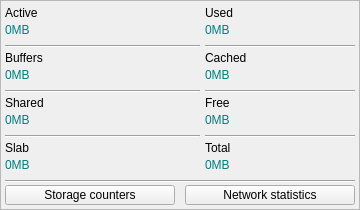
     <widget class="QFrame" name="memoexdt">
      <property name="geometry">
       <rect>
        <x>215</x>
        <y>240</y>
        <width>360</width>
        <height>210</height>
       </rect>
      </property>
      <property name="sizePolicy">
       <sizepolicy hsizetype="Fixed" vsizetype="Fixed">
        <horstretch>0</horstretch>
        <verstretch>0</verstretch>
       </sizepolicy>
      </property>
      <property name="minimumSize">
       <size>
        <width>360</width>
        <height>210</height>
       </size>
      </property>
      <property name="maximumSize">
       <size>
        <width>360</width>
        <height>210</height>
       </size>
      </property>
      <property name="frameShape">
       <enum>QFrame::StyledPanel</enum>
      </property>
      <property name="frameShadow">
       <enum>QFrame::Raised</enum>
      </property>
      <widget class="QLabel" name="memoshnm">
       <property name="geometry">
        <rect>
         <x>5</x>
         <y>110</y>
         <width>195</width>
         <height>20</height>
        </rect>
       </property>
       <property name="sizePolicy">
        <sizepolicy hsizetype="Fixed" vsizetype="Fixed">
         <horstretch>0</horstretch>
         <verstretch>0</verstretch>
        </sizepolicy>
       </property>
       <property name="minimumSize">
        <size>
         <width>195</width>
         <height>20</height>
        </size>
       </property>
       <property name="maximumSize">
        <size>
         <width>195</width>
         <height>20</height>
        </size>
       </property>
       <property name="styleSheet">
        <string notr="true">font: 15pt &quot;JetBrains Mono&quot;;
color: #008080;</string>
       </property>
       <property name="text">
        <string>0MB</string>
       </property>
      </widget>
      <widget class="QLabel" name="memobfnm">
       <property name="geometry">
        <rect>
         <x>5</x>
         <y>65</y>
         <width>195</width>
         <height>20</height>
        </rect>
       </property>
       <property name="sizePolicy">
        <sizepolicy hsizetype="Fixed" vsizetype="Fixed">
         <horstretch>0</horstretch>
         <verstretch>0</verstretch>
        </sizepolicy>
       </property>
       <property name="minimumSize">
        <size>
         <width>195</width>
         <height>20</height>
        </size>
       </property>
       <property name="maximumSize">
        <size>
         <width>195</width>
         <height>20</height>
        </size>
       </property>
       <property name="styleSheet">
        <string notr="true">font: 15pt &quot;JetBrains Mono&quot;;
color: #008080;</string>
       </property>
       <property name="text">
        <string>0MB</string>
       </property>
      </widget>
      <widget class="QLabel" name="memosblb">
       <property name="geometry">
        <rect>
         <x>5</x>
         <y>140</y>
         <width>195</width>
         <height>15</height>
        </rect>
       </property>
       <property name="sizePolicy">
        <sizepolicy hsizetype="Fixed" vsizetype="Fixed">
         <horstretch>0</horstretch>
         <verstretch>0</verstretch>
        </sizepolicy>
       </property>
       <property name="minimumSize">
        <size>
         <width>195</width>
         <height>15</height>
        </size>
       </property>
       <property name="maximumSize">
        <size>
         <width>195</width>
         <height>15</height>
        </size>
       </property>
       <property name="text">
        <string>Slab</string>
       </property>
      </widget>
      <widget class="Line" name="memoexl2">
       <property name="geometry">
        <rect>
         <x>5</x>
         <y>90</y>
         <width>195</width>
         <height>3</height>
        </rect>
       </property>
       <property name="sizePolicy">
        <sizepolicy hsizetype="Fixed" vsizetype="Fixed">
         <horstretch>0</horstretch>
         <verstretch>0</verstretch>
        </sizepolicy>
       </property>
       <property name="minimumSize">
        <size>
         <width>195</width>
         <height>3</height>
        </size>
       </property>
       <property name="maximumSize">
        <size>
         <width>195</width>
         <height>3</height>
        </size>
       </property>
       <property name="orientation">
        <enum>Qt::Horizontal</enum>
       </property>
      </widget>
      <widget class="Line" name="memoexl3">
       <property name="geometry">
        <rect>
         <x>5</x>
         <y>135</y>
         <width>195</width>
         <height>3</height>
        </rect>
       </property>
       <property name="sizePolicy">
        <sizepolicy hsizetype="Fixed" vsizetype="Fixed">
         <horstretch>0</horstretch>
         <verstretch>0</verstretch>
        </sizepolicy>
       </property>
       <property name="minimumSize">
        <size>
         <width>195</width>
         <height>3</height>
        </size>
       </property>
       <property name="maximumSize">
        <size>
         <width>195</width>
         <height>3</height>
        </size>
       </property>
       <property name="orientation">
        <enum>Qt::Horizontal</enum>
       </property>
      </widget>
      <widget class="QLabel" name="memoacnm">
       <property name="geometry">
        <rect>
         <x>5</x>
         <y>20</y>
         <width>195</width>
         <height>20</height>
        </rect>
       </property>
       <property name="sizePolicy">
        <sizepolicy hsizetype="Fixed" vsizetype="Fixed">
         <horstretch>0</horstretch>
         <verstretch>0</verstretch>
        </sizepolicy>
       </property>
       <property name="minimumSize">
        <size>
         <width>195</width>
         <height>20</height>
        </size>
       </property>
       <property name="maximumSize">
        <size>
         <width>195</width>
         <height>20</height>
        </size>
       </property>
       <property name="styleSheet">
        <string notr="true">font: 15pt &quot;JetBrains Mono&quot;;
color: #008080;</string>
       </property>
       <property name="text">
        <string>0MB</string>
       </property>
      </widget>
      <widget class="Line" name="memoexl1">
       <property name="geometry">
        <rect>
         <x>5</x>
         <y>45</y>
         <width>195</width>
         <height>3</height>
        </rect>
       </property>
       <property name="sizePolicy">
        <sizepolicy hsizetype="Fixed" vsizetype="Fixed">
         <horstretch>0</horstretch>
         <verstretch>0</verstretch>
        </sizepolicy>
       </property>
       <property name="minimumSize">
        <size>
         <width>195</width>
         <height>3</height>
        </size>
       </property>
       <property name="maximumSize">
        <size>
         <width>195</width>
         <height>3</height>
        </size>
       </property>
       <property name="orientation">
        <enum>Qt::Horizontal</enum>
       </property>
      </widget>
      <widget class="QLabel" name="memoshlb">
       <property name="geometry">
        <rect>
         <x>5</x>
         <y>95</y>
         <width>195</width>
         <height>15</height>
        </rect>
       </property>
       <property name="sizePolicy">
        <sizepolicy hsizetype="Fixed" vsizetype="Fixed">
         <horstretch>0</horstretch>
         <verstretch>0</verstretch>
        </sizepolicy>
       </property>
       <property name="minimumSize">
        <size>
         <width>195</width>
         <height>15</height>
        </size>
       </property>
       <property name="maximumSize">
        <size>
         <width>195</width>
         <height>15</height>
        </size>
       </property>
       <property name="text">
        <string>Shared</string>
       </property>
      </widget>
      <widget class="QLabel" name="memobflb">
       <property name="geometry">
        <rect>
         <x>5</x>
         <y>50</y>
         <width>195</width>
         <height>15</height>
        </rect>
       </property>
       <property name="sizePolicy">
        <sizepolicy hsizetype="Fixed" vsizetype="Fixed">
         <horstretch>0</horstretch>
         <verstretch>0</verstretch>
        </sizepolicy>
       </property>
       <property name="minimumSize">
        <size>
         <width>195</width>
         <height>15</height>
        </size>
       </property>
       <property name="maximumSize">
        <size>
         <width>195</width>
         <height>15</height>
        </size>
       </property>
       <property name="text">
        <string>Buffers</string>
       </property>
      </widget>
      <widget class="QLabel" name="memoaclb">
       <property name="geometry">
        <rect>
         <x>5</x>
         <y>5</y>
         <width>195</width>
         <height>15</height>
        </rect>
       </property>
       <property name="sizePolicy">
        <sizepolicy hsizetype="Fixed" vsizetype="Fixed">
         <horstretch>0</horstretch>
         <verstretch>0</verstretch>
        </sizepolicy>
       </property>
       <property name="minimumSize">
        <size>
         <width>195</width>
         <height>15</height>
        </size>
       </property>
       <property name="maximumSize">
        <size>
         <width>195</width>
         <height>15</height>
        </size>
       </property>
       <property name="text">
        <string>Active</string>
       </property>
      </widget>
      <widget class="QLabel" name="memosbnm">
       <property name="geometry">
        <rect>
         <x>5</x>
         <y>155</y>
         <width>195</width>
         <height>20</height>
        </rect>
       </property>
       <property name="sizePolicy">
        <sizepolicy hsizetype="Fixed" vsizetype="Fixed">
         <horstretch>0</horstretch>
         <verstretch>0</verstretch>
        </sizepolicy>
       </property>
       <property name="minimumSize">
        <size>
         <width>195</width>
         <height>20</height>
        </size>
       </property>
       <property name="maximumSize">
        <size>
         <width>195</width>
         <height>20</height>
        </size>
       </property>
       <property name="styleSheet">
        <string notr="true">font: 15pt &quot;JetBrains Mono&quot;;
color: #008080;</string>
       </property>
       <property name="text">
        <string>0MB</string>
       </property>
      </widget>
      <widget class="QLabel" name="memofrlb">
       <property name="geometry">
        <rect>
         <x>205</x>
         <y>95</y>
         <width>150</width>
         <height>15</height>
        </rect>
       </property>
       <property name="sizePolicy">
        <sizepolicy hsizetype="Fixed" vsizetype="Fixed">
         <horstretch>0</horstretch>
         <verstretch>0</verstretch>
        </sizepolicy>
       </property>
       <property name="minimumSize">
        <size>
         <width>150</width>
         <height>15</height>
        </size>
       </property>
       <property name="maximumSize">
        <size>
         <width>150</width>
         <height>15</height>
        </size>
       </property>
       <property name="text">
        <string>Free</string>
       </property>
      </widget>
      <widget class="Line" name="memoexl5">
       <property name="geometry">
        <rect>
         <x>205</x>
         <y>90</y>
         <width>150</width>
         <height>3</height>
        </rect>
       </property>
       <property name="sizePolicy">
        <sizepolicy hsizetype="Fixed" vsizetype="Fixed">
         <horstretch>0</horstretch>
         <verstretch>0</verstretch>
        </sizepolicy>
       </property>
       <property name="minimumSize">
        <size>
         <width>150</width>
         <height>3</height>
        </size>
       </property>
       <property name="maximumSize">
        <size>
         <width>150</width>
         <height>3</height>
        </size>
       </property>
       <property name="orientation">
        <enum>Qt::Horizontal</enum>
       </property>
      </widget>
      <widget class="QLabel" name="memottnm">
       <property name="geometry">
        <rect>
         <x>205</x>
         <y>155</y>
         <width>150</width>
         <height>20</height>
        </rect>
       </property>
       <property name="sizePolicy">
        <sizepolicy hsizetype="Fixed" vsizetype="Fixed">
         <horstretch>0</horstretch>
         <verstretch>0</verstretch>
        </sizepolicy>
       </property>
       <property name="minimumSize">
        <size>
         <width>150</width>
         <height>20</height>
        </size>
       </property>
       <property name="maximumSize">
        <size>
         <width>150</width>
         <height>20</height>
        </size>
       </property>
       <property name="styleSheet">
        <string notr="true">font: 15pt &quot;JetBrains Mono&quot;;
color: #008080;</string>
       </property>
       <property name="text">
        <string>0MB</string>
       </property>
      </widget>
      <widget class="QLabel" name="memocclb">
       <property name="geometry">
        <rect>
         <x>205</x>
         <y>50</y>
         <width>150</width>
         <height>15</height>
        </rect>
       </property>
       <property name="sizePolicy">
        <sizepolicy hsizetype="Fixed" vsizetype="Fixed">
         <horstretch>0</horstretch>
         <verstretch>0</verstretch>
        </sizepolicy>
       </property>
       <property name="minimumSize">
        <size>
         <width>150</width>
         <height>15</height>
        </size>
       </property>
       <property name="maximumSize">
        <size>
         <width>150</width>
         <height>15</height>
        </size>
       </property>
       <property name="text">
        <string>Cached</string>
       </property>
      </widget>
      <widget class="QLabel" name="memottlb">
       <property name="geometry">
        <rect>
         <x>205</x>
         <y>140</y>
         <width>150</width>
         <height>15</height>
        </rect>
       </property>
       <property name="sizePolicy">
        <sizepolicy hsizetype="Fixed" vsizetype="Fixed">
         <horstretch>0</horstretch>
         <verstretch>0</verstretch>
        </sizepolicy>
       </property>
       <property name="minimumSize">
        <size>
         <width>150</width>
         <height>15</height>
        </size>
       </property>
       <property name="maximumSize">
        <size>
         <width>150</width>
         <height>15</height>
        </size>
       </property>
       <property name="text">
        <string>Total</string>
       </property>
      </widget>
      <widget class="Line" name="memoexl6">
       <property name="geometry">
        <rect>
         <x>205</x>
         <y>135</y>
         <width>150</width>
         <height>3</height>
        </rect>
       </property>
       <property name="sizePolicy">
        <sizepolicy hsizetype="Fixed" vsizetype="Fixed">
         <horstretch>0</horstretch>
         <verstretch>0</verstretch>
        </sizepolicy>
       </property>
       <property name="minimumSize">
        <size>
         <width>150</width>
         <height>3</height>
        </size>
       </property>
       <property name="maximumSize">
        <size>
         <width>150</width>
         <height>3</height>
        </size>
       </property>
       <property name="orientation">
        <enum>Qt::Horizontal</enum>
       </property>
      </widget>
      <widget class="Line" name="memoexl7">
       <property name="geometry">
        <rect>
         <x>5</x>
         <y>180</y>
         <width>350</width>
         <height>3</height>
        </rect>
       </property>
       <property name="sizePolicy">
        <sizepolicy hsizetype="Fixed" vsizetype="Fixed">
         <horstretch>0</horstretch>
         <verstretch>0</verstretch>
        </sizepolicy>
       </property>
       <property name="minimumSize">
        <size>
         <width>350</width>
         <height>3</height>
        </size>
       </property>
       <property name="maximumSize">
        <size>
         <width>350</width>
         <height>3</height>
        </size>
       </property>
       <property name="orientation">
        <enum>Qt::Horizontal</enum>
       </property>
      </widget>
      <widget class="QLabel" name="memofrnm">
       <property name="geometry">
        <rect>
         <x>205</x>
         <y>110</y>
         <width>150</width>
         <height>20</height>
        </rect>
       </property>
       <property name="sizePolicy">
        <sizepolicy hsizetype="Fixed" vsizetype="Fixed">
         <horstretch>0</horstretch>
         <verstretch>0</verstretch>
        </sizepolicy>
       </property>
       <property name="minimumSize">
        <size>
         <width>150</width>
         <height>20</height>
        </size>
       </property>
       <property name="maximumSize">
        <size>
         <width>150</width>
         <height>20</height>
        </size>
       </property>
       <property name="styleSheet">
        <string notr="true">font: 15pt &quot;JetBrains Mono&quot;;
color: #008080;</string>
       </property>
       <property name="text">
        <string>0MB</string>
       </property>
      </widget>
      <widget class="QLabel" name="memousnm">
       <property name="geometry">
        <rect>
         <x>205</x>
         <y>20</y>
         <width>150</width>
         <height>20</height>
        </rect>
       </property>
       <property name="sizePolicy">
        <sizepolicy hsizetype="Fixed" vsizetype="Fixed">
         <horstretch>0</horstretch>
         <verstretch>0</verstretch>
        </sizepolicy>
       </property>
       <property name="minimumSize">
        <size>
         <width>150</width>
         <height>20</height>
        </size>
       </property>
       <property name="maximumSize">
        <size>
         <width>150</width>
         <height>20</height>
        </size>
       </property>
       <property name="styleSheet">
        <string notr="true">font: 15pt &quot;JetBrains Mono&quot;;
color: #008080;</string>
       </property>
       <property name="text">
        <string>0MB</string>
       </property>
      </widget>
      <widget class="QLabel" name="memouslb">
       <property name="geometry">
        <rect>
         <x>205</x>
         <y>5</y>
         <width>150</width>
         <height>15</height>
        </rect>
       </property>
       <property name="sizePolicy">
        <sizepolicy hsizetype="Fixed" vsizetype="Fixed">
         <horstretch>0</horstretch>
         <verstretch>0</verstretch>
        </sizepolicy>
       </property>
       <property name="minimumSize">
        <size>
         <width>150</width>
         <height>15</height>
        </size>
       </property>
       <property name="maximumSize">
        <size>
         <width>150</width>
         <height>15</height>
        </size>
       </property>
       <property name="text">
        <string>Used</string>
       </property>
      </widget>
      <widget class="QLabel" name="memoccnm">
       <property name="geometry">
        <rect>
         <x>205</x>
         <y>65</y>
         <width>150</width>
         <height>20</height>
        </rect>
       </property>
       <property name="sizePolicy">
        <sizepolicy hsizetype="Fixed" vsizetype="Fixed">
         <horstretch>0</horstretch>
         <verstretch>0</verstretch>
        </sizepolicy>
       </property>
       <property name="minimumSize">
        <size>
         <width>150</width>
         <height>20</height>
        </size>
       </property>
       <property name="maximumSize">
        <size>
         <width>150</width>
         <height>20</height>
        </size>
       </property>
       <property name="styleSheet">
        <string notr="true">font: 15pt &quot;JetBrains Mono&quot;;
color: #008080;</string>
       </property>
       <property name="text">
        <string>0MB</string>
       </property>
      </widget>
      <widget class="Line" name="memoexl4">
       <property name="geometry">
        <rect>
         <x>205</x>
         <y>45</y>
         <width>150</width>
         <height>3</height>
        </rect>
       </property>
       <property name="sizePolicy">
        <sizepolicy hsizetype="Fixed" vsizetype="Fixed">
         <horstretch>0</horstretch>
         <verstretch>0</verstretch>
        </sizepolicy>
       </property>
       <property name="minimumSize">
        <size>
         <width>150</width>
         <height>3</height>
        </size>
       </property>
       <property name="maximumSize">
        <size>
         <width>150</width>
         <height>3</height>
        </size>
       </property>
       <property name="orientation">
        <enum>Qt::Horizontal</enum>
       </property>
      </widget>
      <widget class="QPushButton" name="mmscexbt">
       <property name="geometry">
        <rect>
         <x>5</x>
         <y>185</y>
         <width>170</width>
         <height>20</height>
        </rect>
       </property>
       <property name="sizePolicy">
        <sizepolicy hsizetype="Fixed" vsizetype="Fixed">
         <horstretch>0</horstretch>
         <verstretch>0</verstretch>
        </sizepolicy>
       </property>
       <property name="minimumSize">
        <size>
         <width>170</width>
         <height>20</height>
        </size>
       </property>
       <property name="maximumSize">
        <size>
         <width>170</width>
         <height>20</height>
        </size>
       </property>
       <property name="text">
        <string>Storage counters</string>
       </property>
      </widget>
      <widget class="QPushButton" name="mmnsexbt">
       <property name="geometry">
        <rect>
         <x>185</x>
         <y>185</y>
         <width>170</width>
         <height>20</height>
        </rect>
       </property>
       <property name="sizePolicy">
        <sizepolicy hsizetype="Fixed" vsizetype="Fixed">
         <horstretch>0</horstretch>
         <verstretch>0</verstretch>
        </sizepolicy>
       </property>
       <property name="minimumSize">
        <size>
         <width>170</width>
         <height>20</height>
        </size>
       </property>
       <property name="maximumSize">
        <size>
         <width>170</width>
         <height>20</height>
        </size>
       </property>
       <property name="text">
        <string>Network statistics</string>
       </property>
      </widget>
     </widget>
